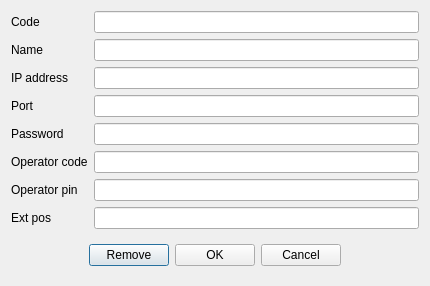
<?xml version="1.0" encoding="UTF-8"?>
<ui version="4.0">
 <class>REFiscalMachine</class>
 <widget class="QDialog" name="REFiscalMachine">
  <property name="geometry">
   <rect>
    <x>0</x>
    <y>0</y>
    <width>430</width>
    <height>280</height>
   </rect>
  </property>
  <property name="windowTitle">
   <string>Fiscal machine</string>
  </property>
  <layout class="QGridLayout" name="gridLayout">
   <item row="0" column="0">
    <widget class="QLabel" name="label">
     <property name="text">
      <string>Code</string>
     </property>
    </widget>
   </item>
   <item row="0" column="1">
    <widget class="EQLineEdit" name="leCode">
     <property name="readOnly">
      <bool>true</bool>
     </property>
     <property name="Field" stdset="0">
      <string>f_id</string>
     </property>
     <property name="PrimaryKey" stdset="0">
      <bool>true</bool>
     </property>
    </widget>
   </item>
   <item row="1" column="0">
    <widget class="QLabel" name="label_2">
     <property name="text">
      <string>Name</string>
     </property>
    </widget>
   </item>
   <item row="1" column="1">
    <widget class="EQLineEdit" name="leName">
     <property name="Field" stdset="0">
      <string>f_name</string>
     </property>
    </widget>
   </item>
   <item row="2" column="0">
    <widget class="QLabel" name="label_3">
     <property name="text">
      <string>IP address</string>
     </property>
    </widget>
   </item>
   <item row="2" column="1">
    <widget class="EQLineEdit" name="leIp">
     <property name="Field" stdset="0">
      <string>f_ip</string>
     </property>
    </widget>
   </item>
   <item row="3" column="0">
    <widget class="QLabel" name="label_4">
     <property name="text">
      <string>Port</string>
     </property>
    </widget>
   </item>
   <item row="3" column="1">
    <widget class="EQLineEdit" name="lePort">
     <property name="Field" stdset="0">
      <string>f_port</string>
     </property>
    </widget>
   </item>
   <item row="4" column="0">
    <widget class="QLabel" name="label_5">
     <property name="text">
      <string>Password</string>
     </property>
    </widget>
   </item>
   <item row="4" column="1">
    <widget class="EQLineEdit" name="lePassword">
     <property name="Field" stdset="0">
      <string>f_password</string>
     </property>
    </widget>
   </item>
   <item row="5" column="0">
    <widget class="QLabel" name="label_6">
     <property name="text">
      <string>Operator code</string>
     </property>
    </widget>
   </item>
   <item row="5" column="1">
    <widget class="EQLineEdit" name="leOpCode">
     <property name="Field" stdset="0">
      <string>f_opcode</string>
     </property>
    </widget>
   </item>
   <item row="6" column="0">
    <widget class="QLabel" name="label_7">
     <property name="text">
      <string>Operator pin</string>
     </property>
    </widget>
   </item>
   <item row="6" column="1">
    <widget class="EQLineEdit" name="leOpPin">
     <property name="Field" stdset="0">
      <string>f_oppin</string>
     </property>
    </widget>
   </item>
   <item row="7" column="0">
    <widget class="QLabel" name="label_8">
     <property name="text">
      <string>Ext pos</string>
     </property>
    </widget>
   </item>
   <item row="7" column="1">
    <widget class="EQLineEdit" name="leExtPos">
     <property name="Field" stdset="0">
      <string>f_extpos</string>
     </property>
    </widget>
   </item>
   <item row="8" column="0" colspan="2">
    <widget class="QWidget" name="widget" native="true">
     <layout class="QHBoxLayout" name="horizontalLayout">
      <item>
       <spacer name="horizontalSpacer">
        <property name="orientation">
         <enum>Qt::Horizontal</enum>
        </property>
        <property name="sizeHint" stdset="0">
         <size>
          <width>40</width>
          <height>20</height>
         </size>
        </property>
       </spacer>
      </item>
      <item>
       <widget class="QPushButton" name="btnRemove">
        <property name="text">
         <string>Remove</string>
        </property>
       </widget>
      </item>
      <item>
       <widget class="QPushButton" name="btnOk">
        <property name="text">
         <string>OK</string>
        </property>
       </widget>
      </item>
      <item>
       <widget class="QPushButton" name="btnCancel">
        <property name="text">
         <string>Cancel</string>
        </property>
       </widget>
      </item>
      <item>
       <spacer name="horizontalSpacer_2">
        <property name="orientation">
         <enum>Qt::Horizontal</enum>
        </property>
        <property name="sizeHint" stdset="0">
         <size>
          <width>40</width>
          <height>20</height>
         </size>
        </property>
       </spacer>
      </item>
     </layout>
    </widget>
   </item>
  </layout>
 </widget>
 <customwidgets>
  <customwidget>
   <class>EQLineEdit</class>
   <extends>QLineEdit</extends>
   <header location="global">eqlineedit.h</header>
   <slots>
    <signal>customButtonClicked(bool)</signal>
   </slots>
  </customwidget>
 </customwidgets>
 <resources/>
 <connections/>
</ui>
